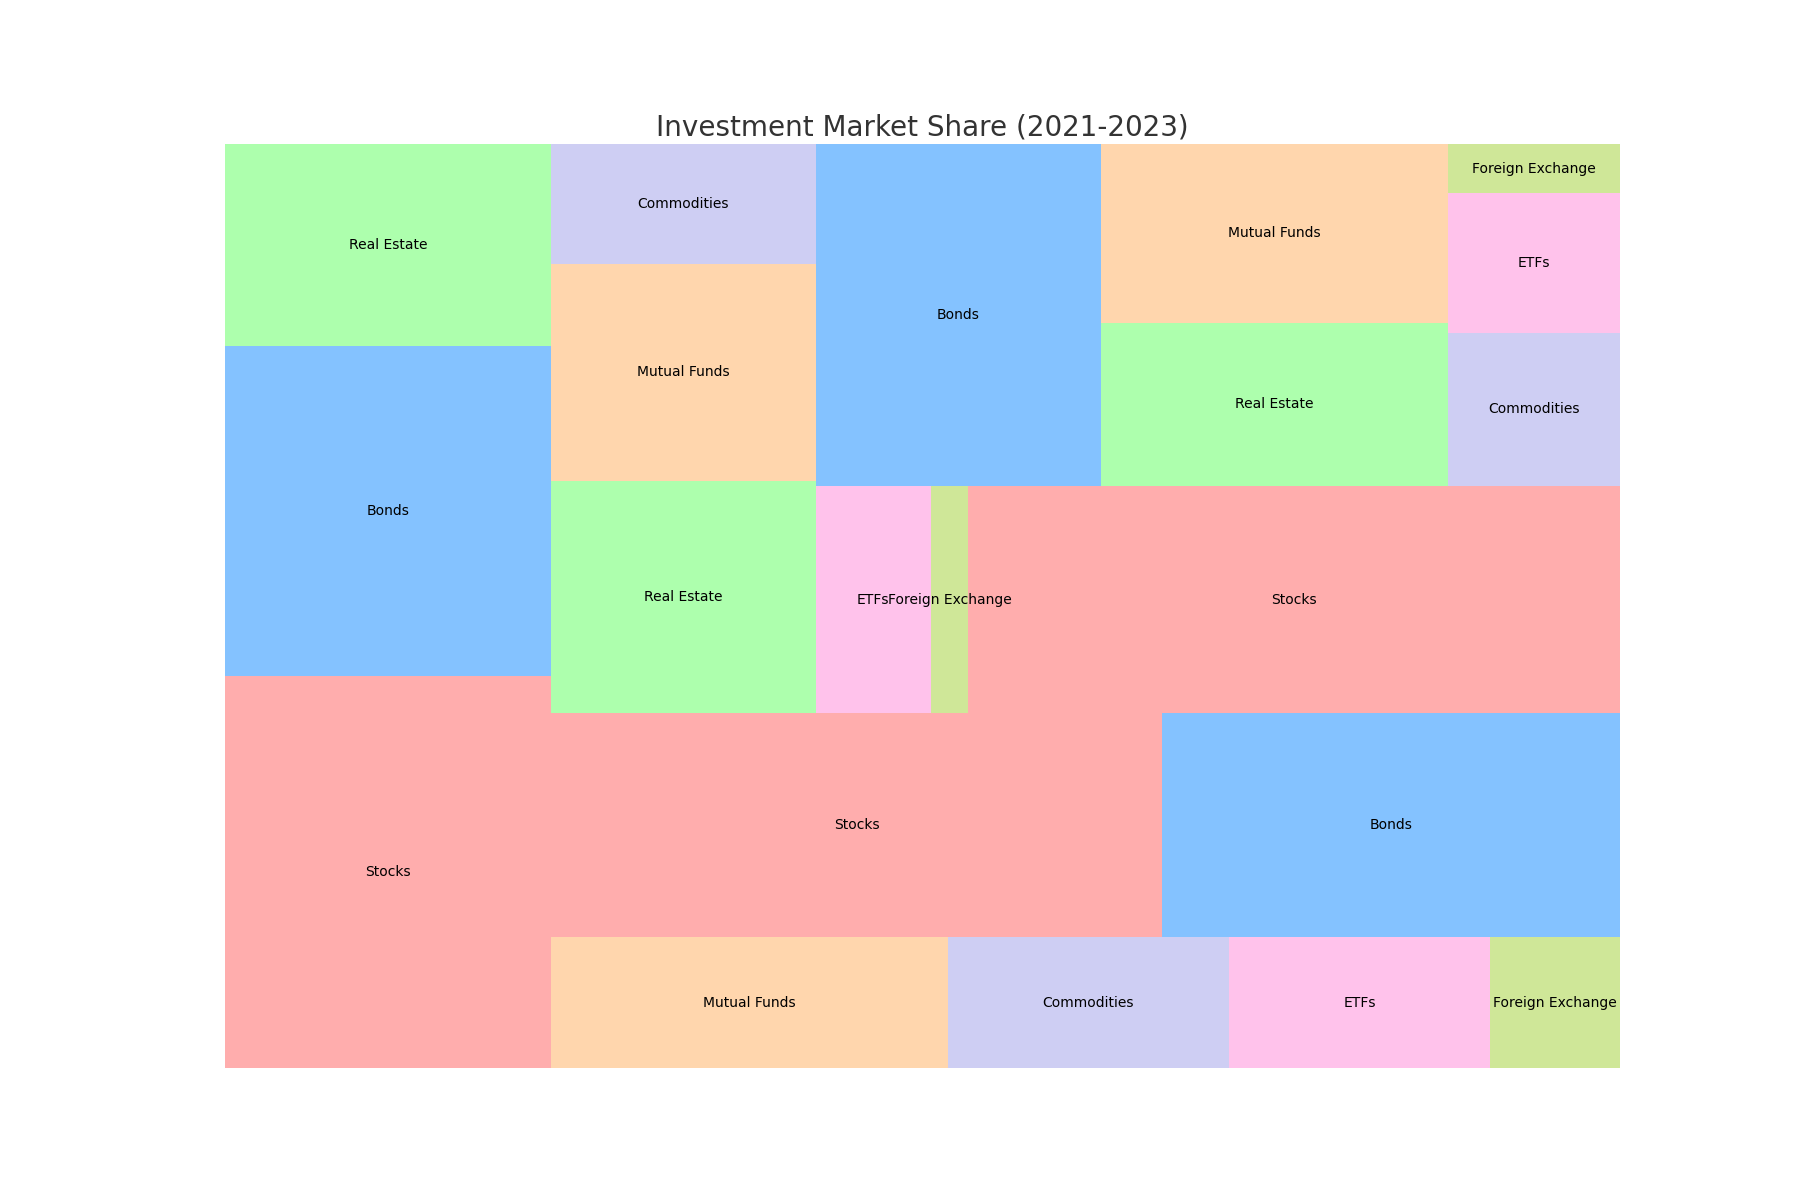

This figure's Python source:

import seaborn as sns
import pandas as pd
import matplotlib.pyplot as plt
import squarify

# Data Frame
data = {
    "Year": ['2021', '2021', '2021', '2021', '2021', '2021', '2021',
             '2022', '2022', '2022', '2022', '2022', '2022', '2022',
             '2023', '2023', '2023', '2023', '2023', '2023', '2023'],
    "Category": ['Stocks', 'Bonds', 'Real Estate', 'Mutual Funds', 'Commodities', 'ETFs', 'Foreign Exchange',
                 'Stocks', 'Bonds', 'Real Estate', 'Mutual Funds', 'Commodities', 'ETFs', 'Foreign Exchange',
                 'Stocks', 'Bonds', 'Real Estate', 'Mutual Funds', 'Commodities', 'ETFs', 'Foreign Exchange'],
    "Market Share": [30.12, 25.34, 15.56, 12.23, 8.67, 8.08, 4.00,
                     32.23, 24.14, 14.45, 13.56, 7.45, 6.17, 2.00,
                     34.87, 23.04, 13.34, 14.56, 6.23, 5.67, 2.00]
}
df = pd.DataFrame(data)

# Settings
plt.figure(figsize=(18, 12))
colors = ['#ff9999', '#66b3ff', '#99ff99', '#ffcc99', '#c2c2f0', '#ffb3e6', '#c4e17f']

# Treemap plot
squarify.plot(sizes=df["Market Share"], label=df["Category"], color=colors, alpha=0.8)
plt.title("Investment Market Share (2021-2023)", fontsize=20, color='#333333')
plt.axis('off')
plt.show()
